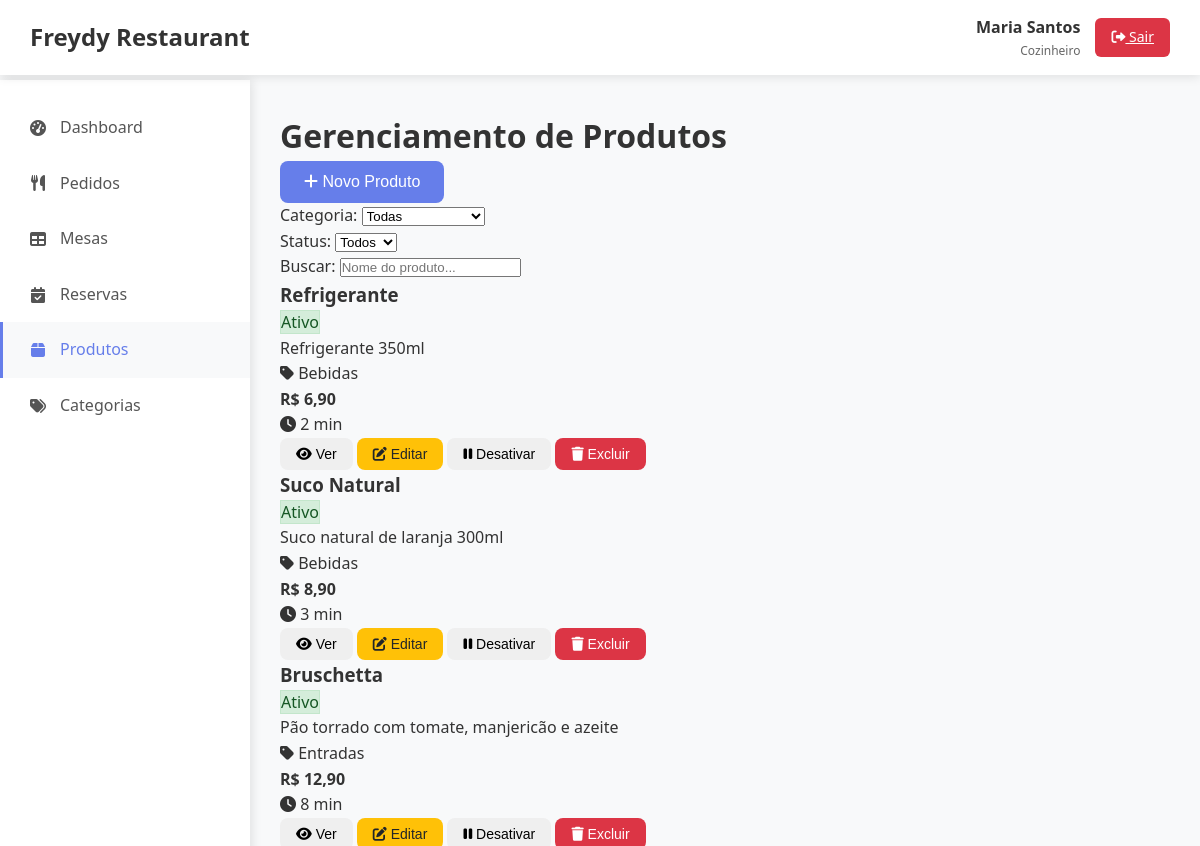
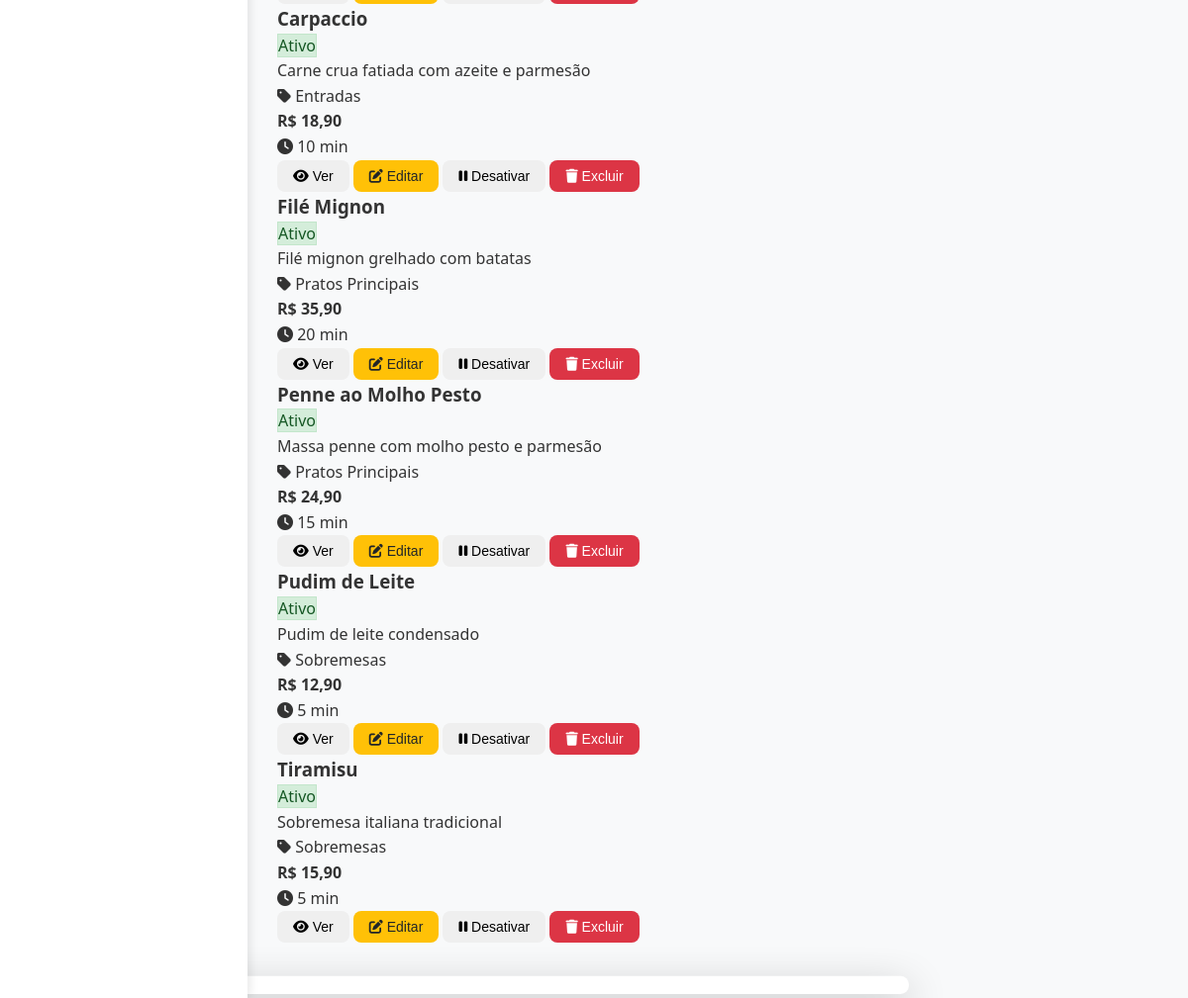
The app's page /produtos.php (signed in) with its own data (2 pictures, top to bottom).
### tables this page shows
CREATE TABLE produtos (
    id INT AUTO_INCREMENT PRIMARY KEY,
    restaurante_id INT NOT NULL,
    categoria_id INT NOT NULL,
    nome VARCHAR(100) NOT NULL,
    descricao TEXT,
    preco DECIMAL(10,2) NOT NULL,
    tempo_preparo INT DEFAULT 15,  
    status ENUM('ativo', 'inativo') DEFAULT 'ativo',
    imagem_url VARCHAR(255),
    data_cadastro TIMESTAMP DEFAULT CURRENT_TIMESTAMP,
    data_atualizacao TIMESTAMP DEFAULT CURRENT_TIMESTAMP ON UPDATE CURRENT_TIMESTAMP,
    FOREIGN KEY (restaurante_id) REFERENCES restaurantes(id) ON DELETE CASCADE,
    FOREIGN KEY (categoria_id) REFERENCES categorias(id) ON DELETE CASCADE
);

CREATE TABLE categorias (
    id INT AUTO_INCREMENT PRIMARY KEY,
    restaurante_id INT NOT NULL,
    nome VARCHAR(50) NOT NULL,
    descricao TEXT,
    status ENUM('ativo', 'inativo') DEFAULT 'ativo',
    data_cadastro TIMESTAMP DEFAULT CURRENT_TIMESTAMP,
    FOREIGN KEY (restaurante_id) REFERENCES restaurantes(id) ON DELETE CASCADE
);

### config/database.php (called while the page is built, shortened)
<?php
class Database {
    private static $instance = null;
    private $connection;
    private $host = 'localhost';
    private $dbname = 'freydy_restaurant_db';
    private $username = 'root';
    private $password = 'root';
    private $charset = 'utf8mb4';
    private function __construct() {
        try {
            $dsn = "mysql:host={$this->host};dbname={$this->dbname};charset={$this->charset}";
            $options = [
                PDO::ATTR_ERRMODE => PDO::ERRMODE_EXCEPTION,
                PDO::ATTR_DEFAULT_FETCH_MODE => PDO::FETCH_ASSOC,
                PDO::ATTR_EMULATE_PREPARES => false,
            ];
            $this->connection = new PDO($dsn, $this->username, $this->password, $options);
        } catch (PDOException $e) {
            throw new Exception("Erro na conexão com o banco de dados: " . $e->getMessage());
        }
    }
    public static function getInstance() {
        if (self::$instance === null) {
            self::$instance = new self();
        }
        return self::$instance;
    }
    public function query($sql, $params = []) {
        try {
            $stmt = $this->connection->prepare($sql);
            $stmt->execute($params);
            return $stmt;
        } catch (PDOException $e) {
            throw new Exception("Erro na execução da query: " . $e->getMessage());
        }
    }
    public function fetchAll($sql, $params = []) {
        return $this->query($sql, $params)->fetchAll();
    }
}

### includes/auth.php (called while the page is built, shortened)
<?php
class Auth {
    public function estaLogado() {
        return isset($_SESSION['usuario_id']) && !empty($_SESSION['usuario_id']);
    }
    public function getUsuario() {
        return [
            'id' => $_SESSION['usuario_id'],
            'nome' => $_SESSION['usuario_nome'],
            'email' => $_SESSION['usuario_email'],
            'tipo' => $_SESSION['usuario_tipo'],
            'restaurante_id' => $_SESSION['restaurante_id'],
            'restaurante_nome' => $_SESSION['restaurante_nome']
        ];
    }
}
$auth = new Auth();

### models/Produto.php (called while the page is built, shortened)
<?php
require_once __DIR__ . '/../config/database.php';
class Produto {
    private $db;
    public function __construct() {
        $this->db = Database::getInstance();
    }
    public function listarPorRestaurante($restauranteId, $categoriaId = null, $status = 'ativo') {
        $sql = "SELECT p.*, c.nome as categoria_nome
                FROM produtos p
                INNER JOIN categorias c ON p.categoria_id = c.id
                WHERE p.restaurante_id = ? AND p.status = ?";
        $params = [$restauranteId, $status];
        $sql .= " ORDER BY c.nome, p.nome";
        return $this->db->fetchAll($sql, $params);
    }
}

### produtos.php (the view, shortened to what this page needs)
<?php
require_once 'includes/auth.php';
$auth->requerLogin();
$usuario = $auth->getUsuario();
require_once 'models/Produto.php';
$produtoModel = new Produto();
$produtos = $produtoModel->listarPorRestaurante($usuario['restaurante_id']);
?>
<!DOCTYPE html>
<html lang="pt-BR">
<head>
    <link rel="stylesheet" href="assets/css/styles.css">
    <link rel="stylesheet" href="https://cdnjs.cloudflare.com/ajax/libs/font-awesome/6.0.0/css/all.min.css">
</head>
<body>
    <?php include 'includes/header.php'; ?>
    <div class="container">
        <?php include 'includes/sidebar.php'; ?>
        <main class="main-content">
            <div class="page-header">
                <h1>Gerenciamento de Produtos</h1>
                <button class="btn btn-primary" onclick="abrirModalNovoProduto()">
                    <i class="fas fa-plus"></i> Novo Produto
                </button>
            </div>
            <div class="filters-section">
                <div class="filter-group">
                    <label for="filtro-categoria">Categoria:</label>
                    <select id="filtro-categoria" onchange="filtrarProdutos()">
                        <option value="">Todas</option>
                    </select>
                </div>
                <div class="filter-group">
                    <label for="filtro-status">Status:</label>
                    <select id="filtro-status" onchange="filtrarProdutos()">
                        <option value="">Todos</option>
                    </select>
                </div>
                <div class="filter-group">
                    <label for="busca-produto">Buscar:</label>
                    <input type="text" id="busca-produto" placeholder="Nome do produto..." onkeyup="filtrarProdutos()">
                </div>
            </div>
            <div class="produtos-grid">
                <?php if (empty($produtos)): ?>
                    <div class="empty-state">
                        <i class="fas fa-box"></i>
                        <h3>Nenhum produto cadastrado</h3>
                        <p>Comece adicionando produtos ao seu cardápio.</p>
                    </div>
                <?php else: ?>
                    <?php foreach ($produtos as $produto): ?>
                        <div class="produto-card" data-categoria="<?php echo $produto['categoria_id']; ?>" data-status="<?php echo $produto['status']; ?>" data-nome="<?php echo strtolower($produto['nome']); ?>">
                            <div class="produto-header">
                                <h3><?php echo $produto['nome']; ?></h3>
                                <span class="status-badge status-<?php echo $produto['status']; ?>">
                                    <?php echo ucfirst($produto['status']); ?>
                                </span>
                            </div>
                            <div class="produto-info">
                                <p class="produto-descricao"><?php echo $produto['descricao']; ?></p>
                                <p class="produto-categoria">
                                    <i class="fas fa-tag"></i>
                                    <?php echo $produto['categoria_nome']; ?>
                                </p>
                                <p class="produto-preco">
                                    <strong>R$ <?php echo number_format($produto['preco'], 2, ',', '.'); ?></strong>
                                </p>
                                <p class="produto-tempo">
                                    <i class="fas fa-clock"></i>
                                    <?php echo $produto['tempo_preparo']; ?> min
                                </p>
                            </div>
                            <div class="produto-actions">
                                <button class="btn btn-sm btn-info" onclick="verDetalhesProduto(<?php echo $produto['id']; ?>)">
                                    <i class="fas fa-eye"></i> Ver
                                </button>
                                <button class="btn btn-sm btn-warning" onclick="editarProduto(<?php echo $produto['id']; ?>)">
                                    <i class="fas fa-edit"></i> Editar
                                </button>
                                <?php if ($produto['status'] == 'ativo'): ?>
                                    <button class="btn btn-sm btn-secondary" onclick="alterarStatusProduto(<?php echo $produto['id']; ?>, 'inativo')">
                                        <i class="fas fa-pause"></i> Desativar
                                    </button>
                                <?php else: ?>
                                    <button class="btn btn-sm btn-success" onclick="alterarStatusProduto(<?php echo $produto['id']; ?>, 'ativo')">
                                        <i class="fas fa-play"></i> Ativar
                                    </button>
                                <?php endif; ?>
                                <button class="btn btn-sm btn-danger" onclick="excluirProduto(<?php echo $produto['id']; ?>)">
                                    <i class="fas fa-trash"></i> Excluir
                                </button>
                            </div>
                        </div>
                    <?php endforeach; ?>
                <?php endif; ?>
            </div>
        </main>
    </div>
    <div id="modalProduto" class="modal">
        <div class="modal-content">
            <span class="close">&times;</span>
        </div>
    </div>
</body>
</html>

### assets/css/styles.css (style rules this page uses)
* { margin: 0; padding: 0; box-sizing: border-box; }
body { font-family: 'Segoe UI', Tahoma, Geneva, Verdana, sans-serif; line-height: 1.6; color: #333; background-color: #f8f9fa; }
.btn { display: inline-block; padding: 12px 24px; border: none; border-radius: 8px; font-size: 16px; font-weight: 500; text-decoration: none; cursor: pointer; transition: all 0.3s ease; text-align: center; }
.btn-primary { background-color: #667eea; color: white; }
.btn-warning { background-color: #ffc107; color: #212529; }
.btn-danger { background-color: #dc3545; color: white; }
.btn-sm { padding: 8px 16px; font-size: 14px; }
.container { display: flex; min-height: 100vh; }
.main-content { flex: 1; margin-left: 250px; margin-top: 80px; padding: 30px; }
.modal-content { background: white; border-radius: 12px; box-shadow: 0 20px 60px rgba(0, 0, 0, 0.3); max-width: 90%; max-height: 90%; overflow: hidden; transform: scale(0.7); transition: transform 0.3s ease; }
.status-badge.status-ativo { background: #d4edda; color: #155724; border: 1px solid #c3e6cb; }

### records on screen
produtos: nome "Refrigerante", status "Ativo", descricao "Refrigerante 350ml", categoria.nome "Bebidas", preco "6,90", tempo_preparo "2"
produtos: nome "Suco Natural", status "Ativo", descricao "Suco natural de laranja 300ml", categoria.nome "Bebidas", preco "8,90", tempo_preparo "3"
produtos: nome "Bruschetta", status "Ativo", descricao "Pão torrado com tomate, manjericão e azeite", categoria.nome "Entradas", preco "12,90", tempo_preparo "8"
produtos: nome "Carpaccio", status "Ativo", descricao "Carne crua fatiada com azeite e parmesão", categoria.nome "Entradas", preco "18,90", tempo_preparo "10"
produtos: nome "Filé Mignon", status "Ativo", descricao "Filé mignon grelhado com batatas", categoria.nome "Pratos Principais", preco "35,90", tempo_preparo "20"
produtos: nome "Penne ao Molho Pesto", status "Ativo", descricao "Massa penne com molho pesto e parmesão", categoria.nome "Pratos Principais", preco "24,90", tempo_preparo "15"
produtos: nome "Pudim de Leite", status "Ativo", descricao "Pudim de leite condensado", categoria.nome "Sobremesas", preco "12,90", tempo_preparo "5"
produtos: nome "Tiramisu", status "Ativo", descricao "Sobremesa italiana tradicional", categoria.nome "Sobremesas", preco "15,90", tempo_preparo "5"

### other values on screen
$usuario['nome'] "Maria Santos"
$usuario['tipo'] "Cozinheiro"
